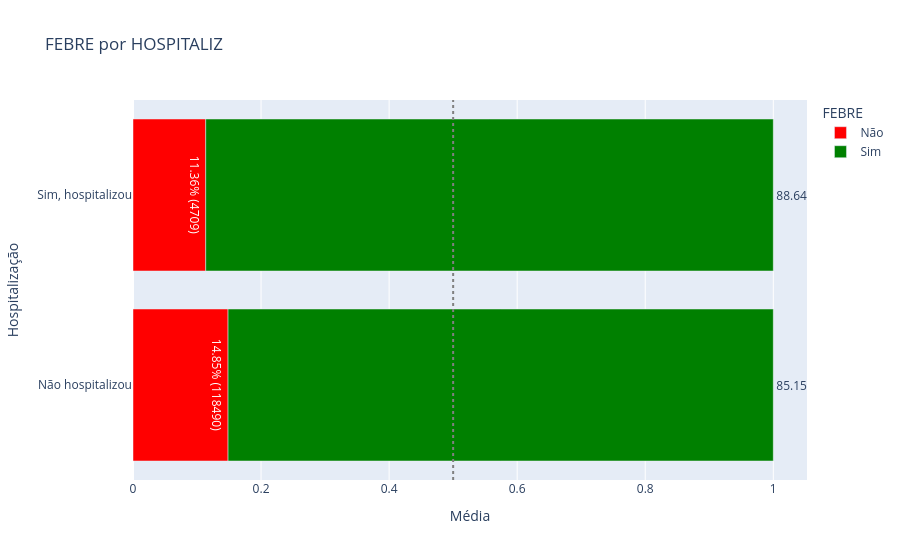

Notebook source saved alongside this figure:
### Code cell
# lista = result[result.columns.tolist()[23:37]].columns.tolist()

for elemento in lista:
    utils.plot_bar_por_variavel(df, variavel=elemento)

### Figure 1 — Plotly figure (JSON) as saved in the notebook; plotly's stock layout.template omitted (floating-point values rounded to 4 significant figures)
{"data": [{"hovertemplate": "FEBRE=Não<br>Média=%{x}<br>Hospitalização=%{y}<br>text=%{text}<extra></extra>", "legendgroup": "Não", "marker": {"color": "red", "pattern": {"shape": ""}}, "name": "Não", "orientation": "h", "showlegend": true, "text": ["14.85% (118490)", "11.36% (4709)"], "textposition": "outside", "type": "bar", "x": [0.1485, 0.1136], "xaxis": "x", "y": ["Não hospitalizou", "Sim, hospitalizou"], "yaxis": "y"}, {"hovertemplate": "FEBRE=Sim<br>Média=%{x}<br>Hospitalização=%{y}<br>text=%{text}<extra></extra>", "legendgroup": "Sim", "marker": {"color": "green", "pattern": {"shape": ""}}, "name": "Sim", "orientation": "h", "showlegend": true, "text": ["85.15% (679615)", "88.64% (36757)"], "textposition": "outside", "type": "bar", "x": [0.8515, 0.8864], "xaxis": "x", "y": ["Não hospitalizou", "Sim, hospitalizou"], "yaxis": "y"}], "layout": {"barmode": "relative", "legend": {"title": {"text": "FEBRE"}, "tracegroupgap": 0}, "shapes": [{"line": {"color": "grey", "dash": "dot"}, "type": "line", "x0": 0.5, "x1": 0.5, "xref": "x", "y0": 0, "y1": 1, "yref": "y domain"}], "title": {"text": "FEBRE por HOSPITALIZ"}, "xaxis": {"anchor": "y", "categoryorder": "category ascending", "domain": [0, 1], "title": {"text": "Média"}}, "yaxis": {"anchor": "x", "domain": [0, 1], "title": {"text": "Hospitalização"}}}}
